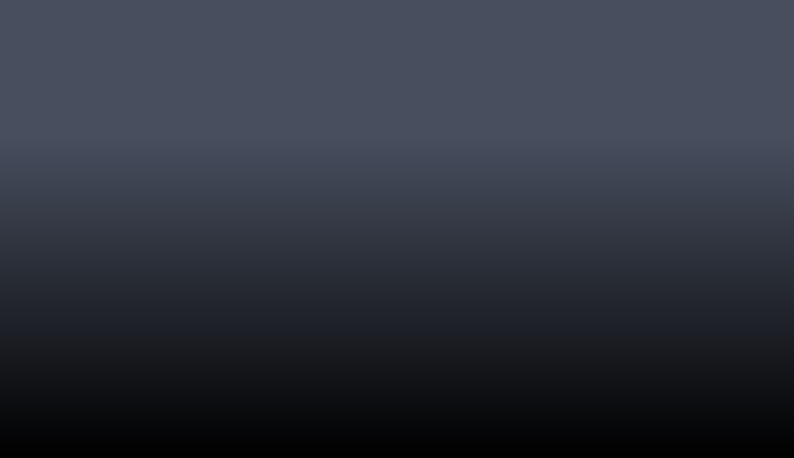
<?xml version="1.0" encoding="UTF-8"?>
<ui version="4.0">
 <class>Server</class>
 <widget class="QMainWindow" name="Server">
  <property name="windowModality">
   <enum>Qt::NonModal</enum>
  </property>
  <property name="geometry">
   <rect>
    <x>0</x>
    <y>0</y>
    <width>794</width>
    <height>458</height>
   </rect>
  </property>
  <property name="contextMenuPolicy">
   <enum>Qt::NoContextMenu</enum>
  </property>
  <property name="windowTitle">
   <string>Server</string>
  </property>
  <property name="styleSheet">
   <string notr="true">#centralwidget{background: qlineargradient(x1:1,y1:1,x2:1,y2:0,stop:0 #000000, stop:0.7 #474e5e);}
QWidget{color: rgb(223, 223, 223);}
QPushButton{border-radius: 3px;border:0px solid transparent;background-color:rgba(88,88,88,150);color:#DDDDDD;height:24;}
QPushButton:hover{background: qlineargradient(x1:1,y1:1,x2:1,y2:0,stop:0 #f4716e, stop:0.5 transparent);}
QPushButton:pressed{background: qlineargradient(x1:1,y1:1,x2:1,y2:0,stop:0 #42f875, stop:0.5 transparent);}
QPushButton::disabled{background-color:#7d7d7d;}</string>
  </property>
  <property name="toolButtonStyle">
   <enum>Qt::ToolButtonIconOnly</enum>
  </property>
  <widget class="QWidget" name="centralwidget">
   <layout class="QGridLayout" name="gridLayout">
    <property name="leftMargin">
     <number>9</number>
    </property>
    <property name="topMargin">
     <number>9</number>
    </property>
    <property name="rightMargin">
     <number>9</number>
    </property>
    <property name="bottomMargin">
     <number>9</number>
    </property>
    <property name="horizontalSpacing">
     <number>6</number>
    </property>
    <property name="verticalSpacing">
     <number>0</number>
    </property>
   </layout>
  </widget>
 </widget>
 <resources/>
 <connections/>
</ui>
